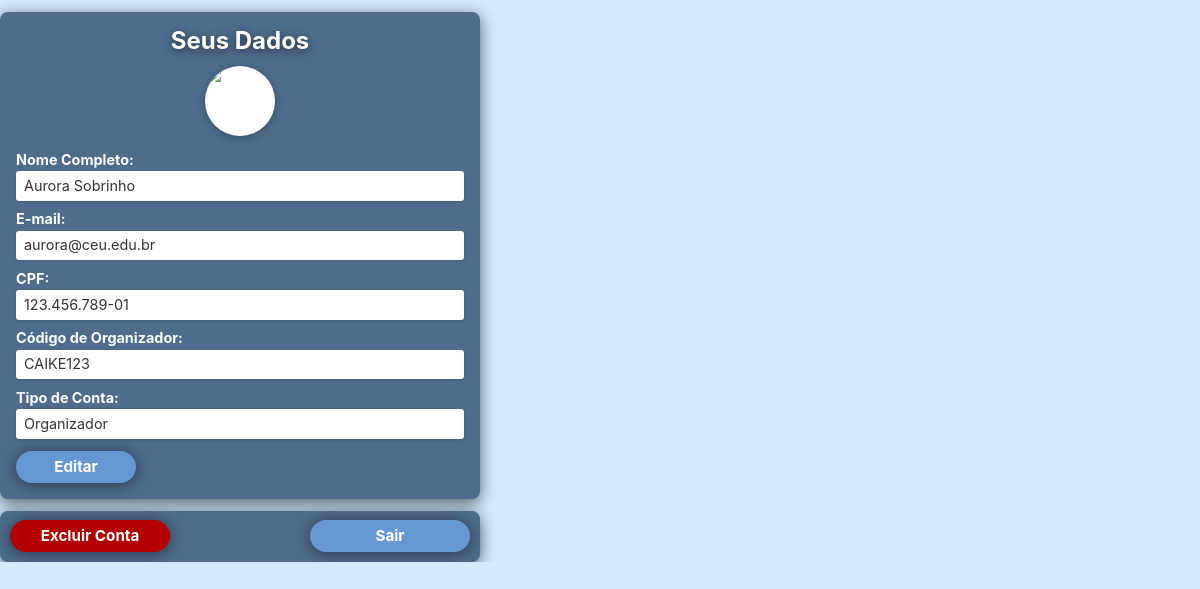
Screenshot of /PaginasParticipante/PerfilParticipante.php (signed in) with the database file from the repository.
### tables this page shows
create table
    usuario (
        CPF char(11) primary key,
        Nome varchar(100),
        Email varchar(100),
        Senha varchar(255),
        RA char(7) null,
        Codigo varchar(8),
        Organizador tinyint (1) not null default 0,
        TemaSite tinyint (1) not null default 0,
        FotoPerfil varchar(255) null,
        constraint chk_codigo_organizador check (
            (Organizador = 0)
            or (
                Organizador = 1
                and Codigo is not null
            )
        ),
        constraint chk_tema_site check (
            (TemaSite = 0)
            or (TemaSite = 1)
        )
    );

### PaginasParticipante/PerfilParticipante.php (the view, shortened to what this page needs)
<?php
require_once '../BancoDados/conexao.php';
$cpfUsuario = $_SESSION['cpf'];
$dadosUsuario = null;
$consultaSQL = "SELECT Nome, Email, CPF, RA, Codigo, Organizador, FotoPerfil FROM usuario WHERE CPF = ?";
$declaracaoPreparada = mysqli_prepare($conexao, $consultaSQL);
if ($declaracaoPreparada) {
    mysqli_stmt_bind_param($declaracaoPreparada, "s", $cpfUsuario);
    mysqli_stmt_execute($declaracaoPreparada);
    $resultadoConsulta = mysqli_stmt_get_result($declaracaoPreparada);
    $dadosUsuario = mysqli_fetch_assoc($resultadoConsulta);
}
$siteRoot = rtrim(dirname(dirname($_SERVER['PHP_SELF'])), '/\\');
$defaultImg = $siteRoot . '/ImagensPerfis/FotodePerfil.webp';
?>
<!DOCTYPE html>
<html lang="pt-br">
<head>
    <link rel="stylesheet" href="../styleGlobal.css" />
</head>
<body>
    <div id="main-content">
        <div class="container-perfil">
            <div class="cartao-dados">
                <h1 class="titulo-cartao">Seus Dados</h1>
                <form id="form-perfil-participante" name="perfil_participante" method="post"
                    enctype="multipart/form-data">
                    <div class="avatar-wrapper">
                        <?php
                        $fotoPerfil = $dadosUsuario['FotoPerfil'] ?? null;
                        $caminhoFoto = $fotoPerfil ? ($siteRoot . '/' . htmlspecialchars($fotoPerfil)) : $defaultImg;
                        ?>
                        <img id="avatar-visualizacao" class="avatar" src="<?php echo $caminhoFoto; ?>"
                            alt="Foto de perfil"
                            data-default-src="<?php echo $defaultImg; ?>"
                            data-site-root="<?php echo $siteRoot; ?>"
                            data-tem-foto="<?php echo $fotoPerfil ? '1' : '0'; ?>">
                    </div>
                    <div class="grupo-formulario">
                        <span class="label-formulario">Nome Completo:</span>
                        <div class="controle-formulario campo-nao-editavel"
                            data-tooltip="Para alterar este campo, entre em contato conosco através do Fale Conosco">
                            <span id="name-display">
                                <?php echo htmlspecialchars($dadosUsuario['Nome'] ?? 'Nome não encontrado'); ?>
                            </span>
                        </div>
                    </div>
                    <div class="grupo-formulario">
                        <label for="email-input">E-mail:</label>
                        <div class="controle-formulario">
                            <span id="email-display">
                                <?php echo htmlspecialchars($dadosUsuario['Email'] ?? 'Email não encontrado'); ?>
                            </span>
                        </div>
                    </div>
                    <div class="grupo-formulario">
                        <span class="label-formulario">CPF:</span>
                        <div class="controle-formulario campo-nao-editavel"
                            data-tooltip="Este campo não pode ser alterado">
                            <span id="cpf-display">
                                <?php
                                $cpfFormatado = $dadosUsuario['CPF'] ?? '';
                                if($cpfFormatado) {
                                    echo substr($cpfFormatado, 0, 3) . '.' . substr($cpfFormatado, 3, 3) . '.' . substr($cpfFormatado, 6, 3) . '-' . substr($cpfFormatado, 9, 2);
                                } else {
                                    echo 'CPF não encontrado';
                                }
                            ?>
                            </span>
                        </div>
                    </div>
                    <?php if ($dadosUsuario['Organizador']): ?>
                    <div class="grupo-formulario">
                        <span class="label-formulario">Código de Organizador:</span>
                        <div class="controle-formulario campo-nao-editavel"
                            data-tooltip="Para alterar este campo, entre em contato conosco através do Fale Conosco">
                            <span id="codigo-display">
                                <?php echo htmlspecialchars($dadosUsuario['Codigo'] ?? 'Código não encontrado'); ?>
                            </span>
                        </div>
                    </div>
                    <?php endif; ?>
                    <div class="grupo-formulario">
                        <span class="label-formulario">Tipo de Conta:</span>
                        <div class="controle-formulario campo-nao-editavel"
                            data-tooltip="Este campo não pode ser alterado">
                            <span id="tipo-conta-display">
                                <?php echo ($dadosUsuario['Organizador'] == 1) ? 'Organizador' : 'Participante'; ?>
                            </span>
                        </div>
                    </div>
                    <div class="acoes-formulario">
                        <div class="linha-botoes-principais">
                            <button type="button" class="botao botao-editar" id="btn-editar">Editar</button>
                        </div>
                    </div>
                </form>
            </div>
            <div class="barra-acoes">
                <button type="button" class="botao botao-excluir" id="btn-excluir-conta">Excluir Conta</button>
                <button type="button" class="botao botao-sair"
                    onclick="window.location.href='../PaginasPublicas/Logout.php'">Sair</button>
            </div>
        </div>
    </div>
</body>
</html>

### styleGlobal.css (style rules this page uses)
:root { --branco: #FFFFFF; --preto: #000000; --botao: #6598D2; --caixas: #4F6C8C; --fundo: #D1EAFF; --cinza-escuro: #333333; --cinza-medio: #888888; --azul-escuro: #0a1449; --azul-claro: #8ad7da; --vermelho: #ff0000; --verde: #2c9533; --vermelho-escuro: #b20000; --sombra-padrao: rgba(0, 0, 0, 0.6); --sombra-forte: rgba(0, 0, 0, 0.8); --sombra-leve: rgba(0, 0, 0, 0.5); --tabela_participantes: #deeaff; --ceu-safe-bottom: 0px; }
#main-content { transition: margin-left 0.3s, margin-right 0.3s; margin-left: 0; margin-right: 0; }
html, body { scrollbar-width: thin; scrollbar-color: var(--botao) var(--caixas); overflow-x: hidden; max-width: 100%; }
*, *::before, *::after { box-sizing: border-box; margin: 0; padding: 0; }
body { margin: 0; padding: 0; font-family: 'Inter', sans-serif; background-color: var(--fundo); color: var(--branco); min-height: calc(100dvh - max(env(safe-area-inset-bottom, 0px), var(--ceu-safe-bottom, 0px))); padding-bottom: max(env(safe-area-inset-bottom, 0px), var(--ceu-safe-bottom, 0px)); visibility: visible; opacity: 1; transition: opacity 0.15s ease-in; }
body:not(.js-ready) { overflow: hidden; }
.btn, .botao { border: none; cursor: pointer; border-radius: 1rem !important; box-shadow: 0rem 0.1rem 1rem var(--sombra-leve) !important; transition: transform 0.2s ease, box-shadow 0.2s ease, background-color 0.2s ease !important; will-change: transform !important; }
@media screen and (min-width: 1025px) { body { display: block !important; justify-content: initial !important; align-items: initial !important; min-height: auto !important; } }
@media screen and (min-width: 1025px) { #main-content { height: auto !important; overflow: visible !important; } }

### PaginasParticipante/PerfilParticipante.php (style rules this page uses)
.container-perfil { width: 30rem; max-width: 100%; display: flex; flex-direction: column; gap: 0.75rem; }
.cartao-dados { background-color: var(--caixas); border-radius: 0.5rem; padding: 1rem; box-shadow: 0 0.25rem 1rem var(--sombra-padrao); }
.avatar-wrapper { display: flex; flex-direction: column; align-items: center; gap: 0.4rem; margin-bottom: 0.5rem; }
.avatar { width: 70px; height: 70px; border-radius: 50%; object-fit: cover; box-shadow: 0 0.125rem 0.5rem rgba(0, 0, 0, .3); background: #fff; }
.titulo-cartao { color: var(--branco); font-weight: 700; font-size: 1.5rem; line-height: 1.1; text-align: center; letter-spacing: 0; text-shadow: 0 0.125rem 0.5rem var(--sombra-padrao); margin-top: 0; margin-bottom: 0.75rem; }
.grupo-formulario { margin-bottom: 0.6rem; }
label { display: block; color: var(--branco); font-weight: 700; font-size: 0.9rem; margin-bottom: 0.2rem; letter-spacing: 0; }
.controle-formulario { background-color: var(--branco); border-radius: 0.1875rem; padding: 0.3rem 0.5rem; font-size: 0.9rem; color: var(--cinza-escuro); width: 100%; line-height: 1.4; border: none; box-shadow: 0 0.0625rem 0.1875rem rgba(0, 0, 0, 0.15); margin-top: 0; margin-bottom: 0; min-height: 1.8rem; display: flex; align-items: center; }
.controle-formulario.campo-nao-editavel { cursor: help; position: relative; }
.acoes-formulario { margin-top: 0.75rem; display: flex; justify-content: center; gap: 0.5rem; flex-direction: column; align-items: center; }
.linha-botoes-principais { display: flex; justify-content: space-between; gap: 0.5rem; width: 100%; }
.botao { border: none; border-radius: 0.3125rem; color: var(--branco); font-family: 'Inter', sans-serif; font-weight: 700; font-size: 0.95rem; cursor: pointer; padding: 0.4rem 1.5rem; text-align: center; transition: opacity 0.2s ease; box-shadow: 0 0.125rem 0.25rem rgba(0, 0, 0, 0.15); background-color: var(--botao); }
.botao-editar { background-color: var(--botao); width: 7.5rem; }
.botao-excluir { background-color: var(--vermelho-escuro); width: 10rem; font-size: 0.95rem; padding: 0.4rem 0.5rem; }
.botao-sair { background-color: var(--botao); width: 10rem; font-size: 0.95rem; padding: 0.4rem 0.5rem; }
.barra-acoes { display: flex; justify-content: space-between; gap: 0.75rem; background: var(--caixas); border-radius: 0.5rem; box-shadow: 0 0.25rem 1rem var(--sombra-padrao); padding: 0.6rem; width: 30rem; max-width: 100%; box-sizing: border-box; }
.label-formulario { display: block; color: var(--branco); font-weight: 700; font-size: 0.9rem; margin-bottom: 0.2rem; letter-spacing: 0; }

### rows the page displays
usuario: Nome "Aurora Sobrinho", Email "aurora@ceu.edu.br", CPF "123", CPF "456", CPF "789", CPF "01", Codigo "CAIKE123"
